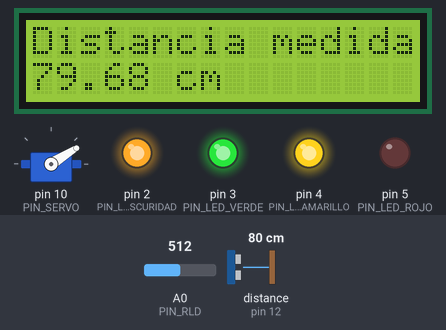
The sketch below on a simulated Arduino Uno, built with avr-gcc and run on an emulated ATmega328P. Parts: servo, 16×2 character LCD, output pins drawn as LEDs (lit = HIGH). Wiring (inferred from the names in the program): ultrasonic range finder: trigger pin 13; echo pin 12. The test bench sets the inputs (shaded band); at power-on: distance to the obstacle (sensor on pin 12) 80 cm, A0 (PIN_RLD) = 512. The echo pulse lasts 58.3 µs per cm; pins used as bus, display or sensor lines are not drawn; what the sketch prints to the serial monitor is not drawn.

Above: at 1.2 s.
1.3 s: distance to the obstacle (sensor on pin 12) set to 2 cm
At 2.5 s:
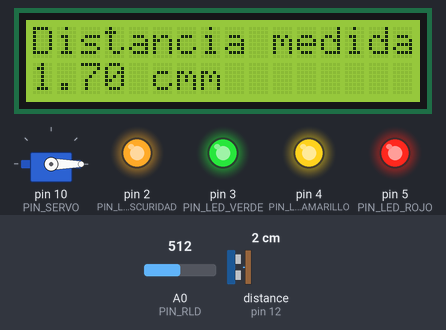
3.4 s: distance to the obstacle (sensor on pin 12) set to 60 cm
At 6.3 s:
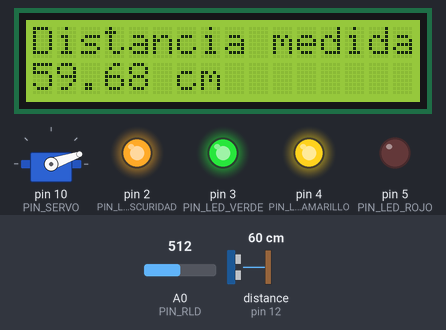
6.6 s: A0 (PIN_RLD) set to 741
8.1 s: A0 (PIN_RLD) set to 767
At 9.4 s:
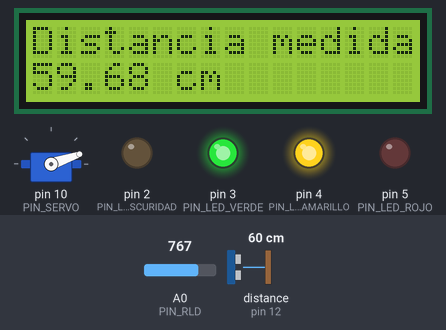
9.7 s: distance to the obstacle (sensor on pin 12) set to 35 cm
At 11.7 s:
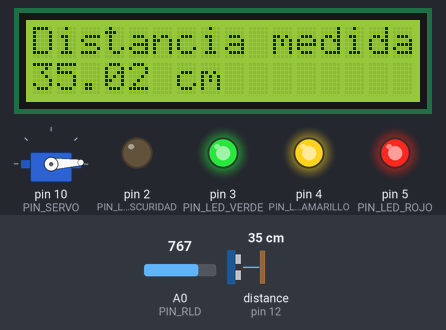
13.0 s: distance to the obstacle (sensor on pin 12) set to 120 cm
At 14.2 s:
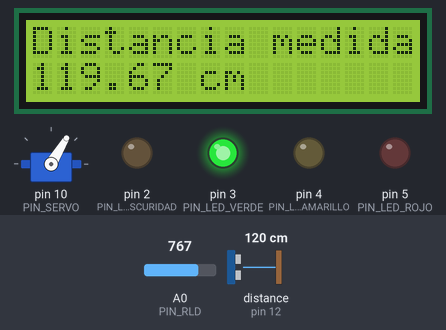
Timing chart, 0 to 16.0 s (numbered marks = the images above; inputs shaded):
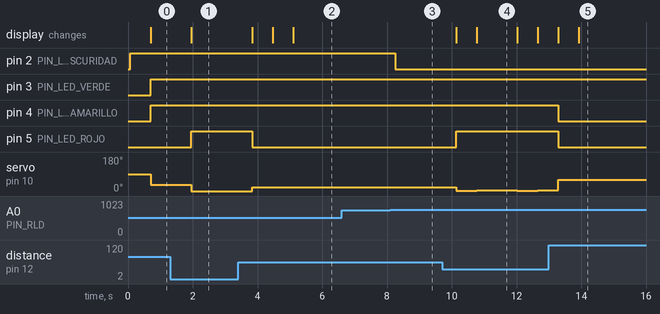

The sketch:

SensorDistancia_Luz_Servo_LCD.ino
```cpp
#include <Servo.h>
#include <Wire.h>
#include <LiquidCrystal_I2C.h>

#define PIN_SERVO 10
#define PIN_ECHO 12
#define PIN_TRIGGER 13
#define PIN_LED_ROJO 5
#define PIN_LED_AMARILLO 4
#define PIN_LED_VERDE 3
#define PIN_LED_OSCURIDAD 2
#define PIN_RLD A0

Servo MiServo;
LiquidCrystal_I2C MiLCD(0x27,16,2);

int intensidadLuz;
int anguloServo;
float tiempo;
float distancia;

void setup() {
  // put your setup code here, to run once:
  MiServo.attach(PIN_SERVO);
  Serial.begin(115200);
  MiLCD.init();
  MiLCD.backlight();

  pinMode(PIN_TRIGGER, OUTPUT);
  pinMode(PIN_ECHO, INPUT);

  pinMode(PIN_LED_ROJO, OUTPUT);
  pinMode(PIN_LED_AMARILLO, OUTPUT);
  pinMode(PIN_LED_VERDE, OUTPUT);
  pinMode(PIN_LED_OSCURIDAD, OUTPUT);

  pinMode(PIN_RLD, INPUT);

  MiLCD.clear();
}

void loop() {

  //Medida valor RLD

  intensidadLuz = analogRead(PIN_RLD);
  if(intensidadLuz < 750)
    digitalWrite(PIN_LED_OSCURIDAD, HIGH);
  else
    digitalWrite(PIN_LED_OSCURIDAD, LOW);

  Serial.print("Intensidad Luz:");
  Serial.println(intensidadLuz);
  delay(500);

  //Medida distancia
  digitalWrite(PIN_TRIGGER,LOW);
  delay(100);

  digitalWrite(PIN_TRIGGER,HIGH);
  delayMicroseconds(10);
  digitalWrite(PIN_TRIGGER,LOW);

  tiempo = pulseIn(PIN_ECHO,HIGH);
  distancia = (tiempo * 0.0343)/2;

  // Mostrar distancia
  MiLCD.setCursor(0, 0);
  MiLCD.println("Distancia medida");
  MiLCD.setCursor(0, 1);
  MiLCD.print(distancia);
  MiLCD.print(" cm");

  // ALGORITMO

  if(distancia < 50){
    digitalWrite(PIN_LED_ROJO, HIGH);
    digitalWrite(PIN_LED_AMARILLO, HIGH);
    digitalWrite(PIN_LED_VERDE, HIGH);
  }
  else if(distancia < 100){
  	digitalWrite(PIN_LED_ROJO, LOW);
    digitalWrite(PIN_LED_AMARILLO, HIGH);
    digitalWrite(PIN_LED_VERDE, HIGH);
  }
  else if(distancia < 200){
  	digitalWrite(PIN_LED_ROJO, LOW);
    digitalWrite(PIN_LED_AMARILLO, LOW);
    digitalWrite(PIN_LED_VERDE, HIGH);
  }
  else{
    digitalWrite(PIN_LED_ROJO, LOW);
    digitalWrite(PIN_LED_AMARILLO, LOW);
    digitalWrite(PIN_LED_VERDE, LOW);
  }


  // Mapear servo en funcion de distancia
  anguloServo = map(distancia, 30, 300, 0, 179);
  MiServo.write(anguloServo);
}
```

Measured:
- the behaviour switches between 749 and 750 on A0 (PIN_RLD) (found by bisection; images 2 and 3)
- after the input at 1.3 s, pin 5 (PIN_LED_ROJO): LOW → HIGH after 0.66 s; servo on pin 10 (PIN_SERVO): 32° → 0° after 0.66 s; the display: changes after 0.66 s (image 1)
- after the input at 3.4 s, pin 5 (PIN_LED_ROJO): HIGH → LOW after 0.44 s; servo on pin 10 (PIN_SERVO): 0° → 19° after 0.44 s; the display: changes after 0.44 s (image 2)
- after the input at 6.6 s, every drawn part: stays the same
- after the input at 8.1 s, pin 2 (PIN_LED_OSCURIDAD): HIGH → LOW after 0.15 s
- after the input at 9.7 s, pin 5 (PIN_LED_ROJO): LOW → HIGH after 0.44 s; servo on pin 10 (PIN_SERVO): alternates 3° for 1.3 s and 2° for 0.63 s, starting after 0.44 s; the display: first changes after 0.44 s (image 4 shows a later state)
- after the input at 13.0 s, pin 4 (PIN_LED_AMARILLO), pin 5 (PIN_LED_ROJO): HIGH → LOW after 0.29 s; the display: first changes after 0.29 s (image 5 shows a later state)
- what the display in image 4 shows lasts 1.2 s, from 10.8 s to 12.0 s
